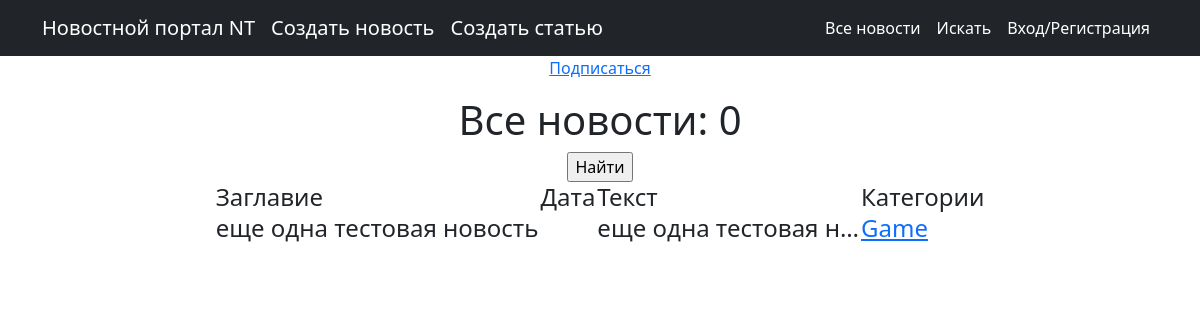
The page /posts/categories/2/ on the database as committed earlier.
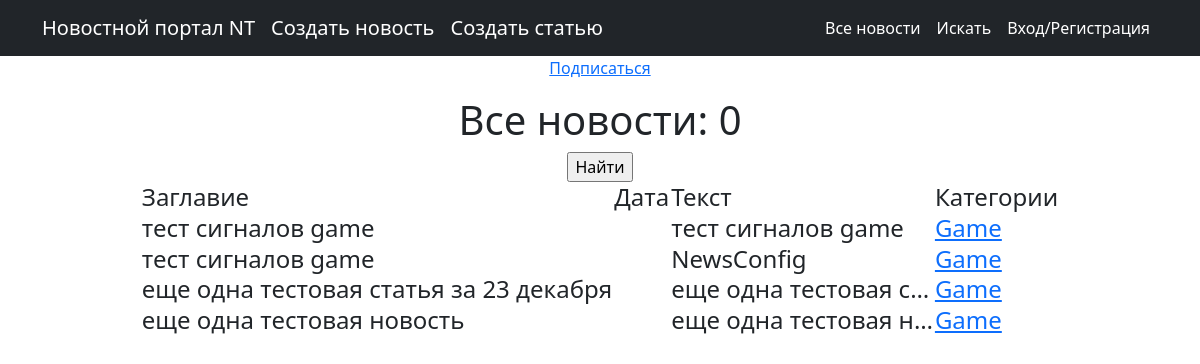
The same page on the database as committed later.
### news/models.py (models this page shows, shortened)
class Post(models.Model):
    news = "NW"
    articles = "AR"
    POST_TYPE = [
        (news, "Новость"),
        (articles, "Статья")
    ]
    author = models.ForeignKey(Author, on_delete=models.CASCADE)
    post_type = models.CharField(max_length=2, choices=POST_TYPE, default=news)
    date_in = models.DateTimeField(auto_now_add=True)
    category = models.ManyToManyField(Category, through="PostCategory")
    title = models.CharField(max_length=255)
    text = models.TextField()
    rating = models.IntegerField(default=0)

class Category(models.Model):
    name = models.CharField(max_length=50, unique=True)
    subscribers = models.ManyToManyField(User, blank=True, null=True, related_name='categories')
    def __str__(self):
        return self.name

### news/views.py (the view)
# urls.py: path('categories/<int:pk>/',CategoryListView.as_view(),  name="category_list" ),
class CategoryListView(ListView):
    model = Post
    template_name = 'category_list.html'
    context_object_name = 'category_news_list'
    def get_queryset(self):
        self.category = get_object_or_404(Category, id=self.kwargs['pk'])
        queryset = Post.objects.filter(category=self.category).order_by('-date_in')
        return queryset
    def get_context_data(self, **kwargs):
        context = super().get_context_data(**kwargs)
        context['is_not_subscriber'] = self.request.user not in self.category.subscribers.all()
        context['category'] = self.category
        return context

### templates/category_list.html (shortened to what this page needs)
{% extends 'flatpages/default.html' %}
{% load custom_filters %}
{% block content %}
    {% if is_not_subscriber %}
        <p class="text-center"><a href="{% url 'subscribe' category.id %}" class="btn-secondary btn-sm">Подписаться</a></p>
    {% endif %}
    <h1>Все новости: {{ posts|length }}</h1>
    <form action="" method="get">
        <input type="submit" value="Найти" />
    </form>
    {% if category_news_list %}
    <center>
        <h4>
            <table>
                <tr>
                    <td> Заглавие </td>
                    <td> Дата </td>
                    <td> Текст </td>
                    <td> Категории </td>
                </tr>
                {% for post in category_news_list %}
                <tr>
                    <td>{{ post.title }}</td>
                    <td>{{post.time_in|date:'M d Y'}}</td>
                    <td>{{ post.text|truncatechars:20 }}</td>
                    <td>
                        {% for category in post.category.all %}
                            <a href="{% url 'category_list' category.id %}" > {{category}}</a>
                        {% endfor %}
                    </td>
                </tr>
                {% endfor %}
            </table>
        </h4>
    </center>
    {% else %}
        <h2>Новостей нет</h2>
    {% endif %}
{% endblock content %}

Rows that differ between the two databases and show on the page:
added Post: title "тест сигналов game", text "тест сигналов game", Category (name "Game")
added Post: title "тест сигналов game", text "NewsConfig", Category (name "Game")
added Post: title "еще одна тестовая статья за 23 декабря", text "еще одна тестовая с…", Category (name "Game")
